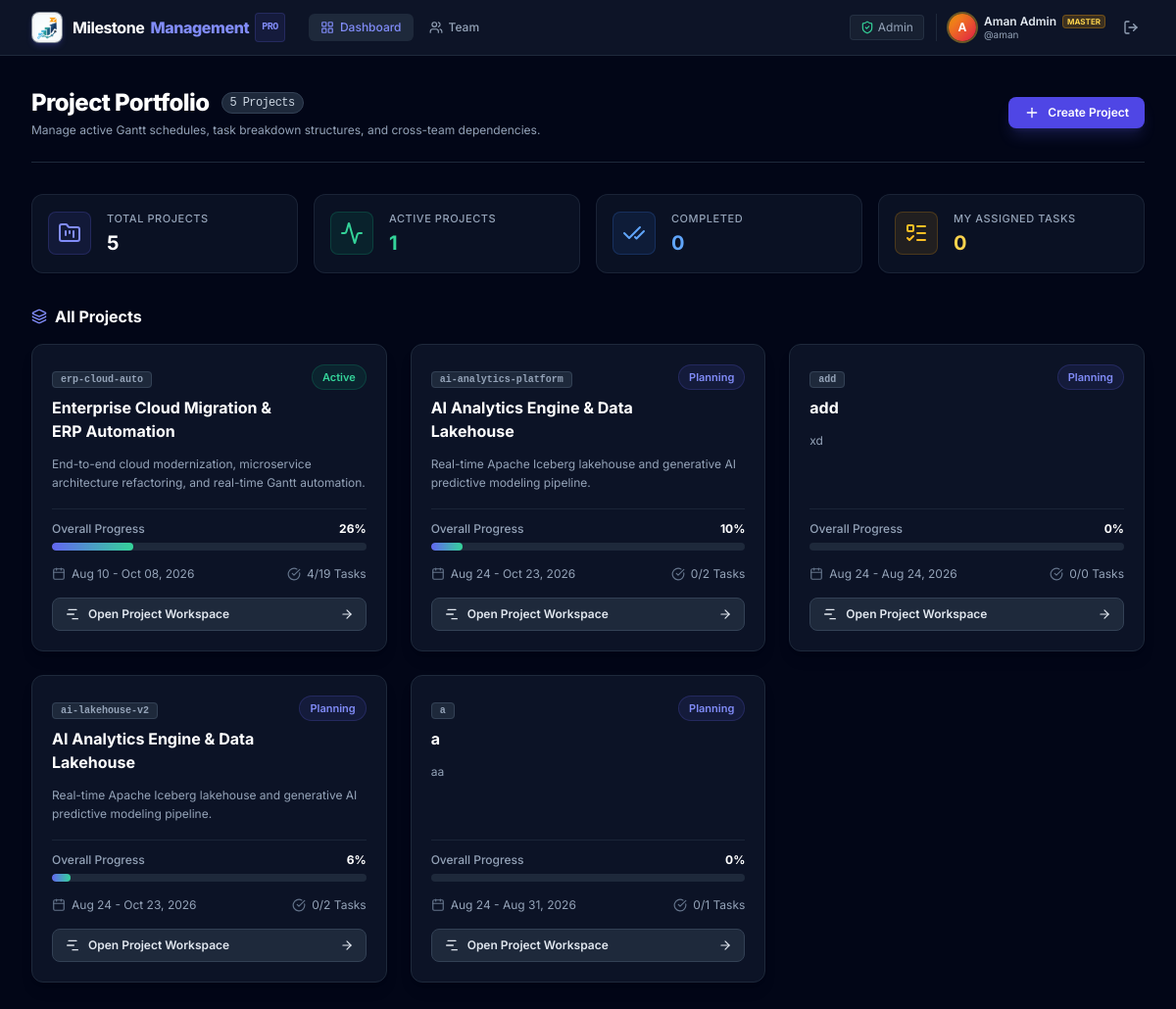
Before: / (signed in) with the older database file.
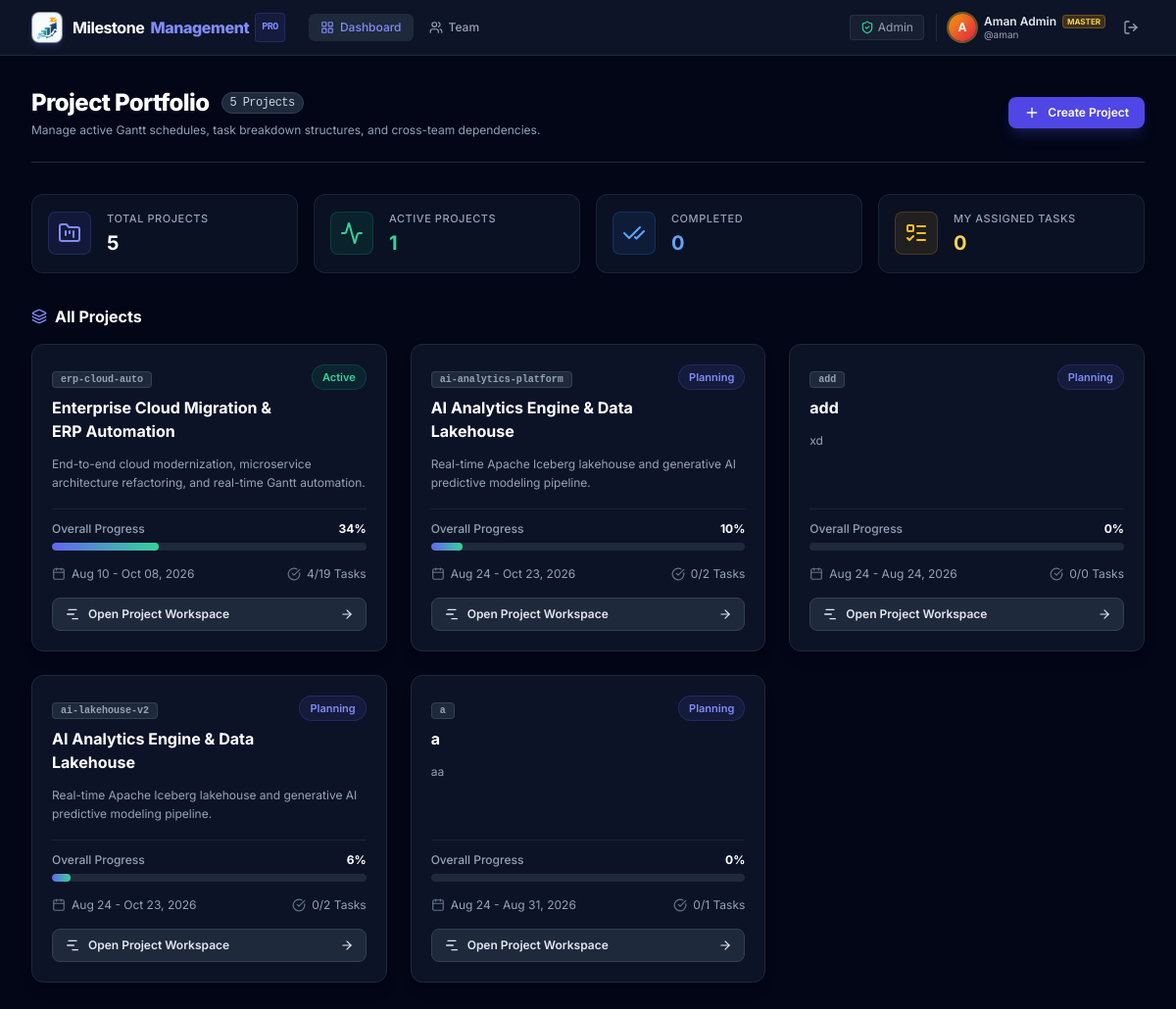
After: the same page with the newer database file.
### projects/models.py (models this page shows, shortened)
class Project(models.Model):
    name = models.CharField(max_length=255, db_index=True)
    code = models.SlugField(max_length=64, unique=True, db_index=True)
    description = models.TextField(blank=True, default='')
    start_date = models.DateField(default=timezone.now)
    end_date = models.DateField(default=timezone.now)
    status = models.CharField(
        max_length=20,
        choices=ProjectStatus.choices,
        default=ProjectStatus.PLANNING,
        db_index=True
    )
    owner = models.ForeignKey(
        User,
        on_delete=models.PROTECT,
        related_name='owned_projects',
        default=get_default_master_user_id
    )
    exclude_weekends = models.BooleanField(default=False, help_text="Exclude weekends in duration calculations")
    baseline_saved_at = models.DateTimeField(null=True, blank=True)
    budget = models.DecimalField(max_digits=14, decimal_places=2, default=0.00, help_text="Total authorized budget in INR (₹)")
    created_at = models.DateTimeField(auto_now_add=True)
    updated_at = models.DateTimeField(auto_now=True)
    class Meta:
        ordering = ['-updated_at']
        indexes = [
            models.Index(fields=['status', 'start_date']),
        ]
    @property
    def progress(self):
        root_tasks = self.tasks.filter(parent_task__isnull=True)
        if not root_tasks.exists():
            return 0
        total_duration = sum(t.duration_days for t in root_tasks)
        if total_duration > 0:
            weighted_sum = sum(t.progress * t.duration_days for t in root_tasks)
            return round(weighted_sum / total_duration)
        return round(sum(t.progress for t in root_tasks) / root_tasks.count())
    @property
    def total_tasks_count(self):
        return self.tasks.count()
    @property
    def completed_tasks_count(self):
        return self.tasks.filter(status=TaskStatus.COMPLETE).count()

class Task(models.Model):
    project = models.ForeignKey(
        Project,
        on_delete=models.CASCADE,
        related_name='tasks'
    )
    parent_task = models.ForeignKey(
        'self',
        on_delete=models.CASCADE,
        null=True,
        blank=True,
        related_name='subtasks'
    )
    name = models.CharField(max_length=255, db_index=True)
    description = models.TextField(blank=True, default='')
    start_date = models.DateField(default=timezone.now)
    end_date = models.DateField(default=timezone.now)
    duration_days = models.PositiveIntegerField(default=1)
    progress = models.PositiveSmallIntegerField(default=0)  # 0 to 100
    status = models.CharField(
        max_length=20,
        choices=TaskStatus.choices,
        default=TaskStatus.NOT_STARTED,
        db_index=True
    )
    priority = models.CharField(
        max_length=20,
        choices=TaskPriority.choices,
        default=TaskPriority.MEDIUM,
        db_index=True
    )
    is_milestone = models.BooleanField(default=False)
    assignee = models.ForeignKey(
        User,
        on_delete=models.SET_NULL,
        null=True,
        blank=True,
        related_name='assigned_tasks'
    )
    sort_order = models.PositiveIntegerField(default=0, db_index=True)
    baseline_start_date = models.DateField(null=True, blank=True)
    baseline_end_date = models.DateField(null=True, blank=True)
    baseline_duration_days = models.PositiveIntegerField(null=True, blank=True)
    is_critical = models.BooleanField(default=False, db_index=True)
    total_float_days = models.IntegerField(default=0)
    early_start = models.DateField(null=True, blank=True)
    early_finish = models.DateField(null=True, blank=True)
    late_start = models.DateField(null=True, blank=True)
    late_finish = models.DateField(null=True, blank=True)
    estimated_cost = models.DecimalField(max_digits=14, decimal_places=2, default=0.00, help_text="Estimated cost in INR (₹)")
    actual_cost = models.DecimalField(max_digits=14, decimal_places=2, default=0.00, help_text="Realized cost in INR (₹)")
    estimated_hours = models.PositiveIntegerField(default=0, help_text="Estimated effort in man-hours")
    actual_hours = models.PositiveIntegerField(default=0, help_text="Realized effort in man-hours")
    created_at = models.DateTimeField(auto_now_add=True)
    updated_at = models.DateTimeField(auto_now=True)
    class Meta:
        ordering = ['sort_order', 'start_date', 'id']
        indexes = [
            models.Index(fields=['project', 'parent_task', 'sort_order']),
            models.Index(fields=['project', 'status']),
            models.Index(fields=['project', 'start_date', 'end_date']),
            models.Index(fields=['project', 'is_critical']),
        ]

### projects/views.py (the view)
# urls.py: path('', views.dashboard_view, name='dashboard'),
@login_required
def dashboard_view(request):
    projects = Project.objects.all().select_related('owner').prefetch_related('tasks').order_by('-updated_at')
    total_projects = projects.count()
    active_projects = projects.filter(status=ProjectStatus.ACTIVE).count()
    completed_projects = projects.filter(status=ProjectStatus.COMPLETED).count()
    my_tasks = Task.objects.filter(
        assignee=request.user
    ).select_related('project').order_by('end_date')[:10]
    all_users = User.objects.filter(is_active=True).exclude(username='aman').order_by('username')
    context = {
        'projects': projects,
        'total_projects': total_projects,
        'active_projects': active_projects,
        'completed_projects': completed_projects,
        'my_tasks': my_tasks,
        'all_users': all_users,
        'project_statuses': ProjectStatus.choices,
    }
    return render(request, 'projects/dashboard.html', context)

### templates/projects/dashboard.html (shortened to what the changed rows need)
{% extends 'base.html' %}
{% block content %}
<div class="flex-1 overflow-y-auto bg-slate-950 px-4 sm:px-6 lg:px-8 py-8" x-data="{ showNewModal: false }">
    <div class="max-w-7xl mx-auto space-y-8">
        <div class="flex flex-col sm:flex-row sm:items-center justify-between gap-4 pb-6 border-b border-slate-800">
            <div>
                <h1 class="text-2xl font-extrabold text-white tracking-tight flex items-center gap-3">
                    <span>Project Portfolio</span>
                    <span class="text-xs font-mono font-medium px-2 py-0.5 rounded-full bg-slate-800 border border-slate-700 text-slate-300">
                        {{ total_projects }} Projects
                    </span>
                </h1>
            </div>
        </div>
        <div>
            <div class="flex items-center justify-between mb-4">
                <h2 class="text-base font-bold text-white flex items-center gap-2">
                    <i data-lucide="layers" class="w-4 h-4 text-brand-400"></i>
                    All Projects
                </h2>
            </div>
            {% if projects %}
            <div class="grid grid-cols-1 md:grid-cols-2 lg:grid-cols-3 gap-6">
                {% for p in projects %}
                <div class="group bg-slate-900/80 hover:bg-slate-850 border border-slate-800 hover:border-brand-500/50 rounded-xl p-5 shadow-lg transition-all duration-200 flex flex-col justify-between">
                    <div>
                        <div class="flex items-start justify-between gap-3 mb-3">
                            <div>
                                <span class="text-[10px] font-mono font-semibold px-2 py-0.5 rounded bg-slate-800 border border-slate-700 text-slate-400">
                                    {{ p.code }}
                                </span>
                                <h3 class="text-base font-bold text-white mt-2 group-hover:text-brand-300 transition-colors">
                                    {{ p.name }}
                                </h3>
                            </div>
                            <span class="text-[11px] font-semibold px-2.5 py-1 rounded-full shrink-0
                                {% if p.status == 'ACTIVE' %}bg-emerald-500/10 text-emerald-400 border border-emerald-500/20
                                {% elif p.status == 'PLANNING' %}bg-indigo-500/10 text-indigo-400 border border-indigo-500/20
                                {% elif p.status == 'ON_HOLD' %}bg-amber-500/10 text-amber-400 border border-amber-500/20
                                {% else %}bg-blue-500/10 text-blue-400 border border-blue-500/20{% endif %}">
                                {{ p.get_status_display }}
                            </span>
                        </div>
                        <p class="text-xs text-slate-400 line-clamp-2 mb-4 leading-relaxed">
                            {{ p.description|default:"No description provided." }}
                        </p>
                    </div>
                    <div class="space-y-4 pt-3 border-t border-slate-800/80">
                        <div>
                            <div class="flex items-center justify-between text-xs mb-1.5 font-medium">
                                <span class="text-slate-400">Overall Progress</span>
                                <span class="text-white font-bold">{{ p.progress }}%</span>
                            </div>
                            <div class="w-full bg-slate-800 rounded-full h-2 overflow-hidden">
                                <div class="bg-gradient-to-r from-brand-500 to-emerald-400 h-2 rounded-full transition-all duration-500"
                                     style="width: {{ p.progress }}%"></div>
                            </div>
                        </div>
                        <div class="flex items-center justify-between text-xs text-slate-400">
                            <div class="flex items-center gap-1.5">
                                <i data-lucide="calendar" class="w-3.5 h-3.5 text-slate-500"></i>
                                <span>{{ p.start_date|date:"M d" }} - {{ p.end_date|date:"M d, Y" }}</span>
                            </div>
                            <div class="flex items-center gap-1.5">
                                <i data-lucide="check-circle" class="w-3.5 h-3.5 text-slate-500"></i>
                                <span>{{ p.completed_tasks_count }}/{{ p.total_tasks_count }} Tasks</span>
                            </div>
                        </div>
                        <a href="{% url 'project_gantt' code=p.code %}"
                           class="w-full flex items-center justify-center gap-2 py-2 px-3 rounded-lg bg-slate-800 hover:bg-brand-600 text-slate-200 hover:text-white text-xs font-semibold transition-all border border-slate-700 hover:border-brand-500">
                            <i data-lucide="gantt-chart" class="w-4 h-4"></i>
                            <span>Open Project Workspace</span>
                            <i data-lucide="arrow-right" class="w-3.5 h-3.5 ml-auto"></i>
                        </a>
                    </div>
                </div>
                {% endfor %}
            </div>
            {% endif %}
        </div>
    </div>
</div>
{% endblock %}

Changed rows visible on the page:
changed Project "Enterprise Cloud Migration & ERP Automation": progress "26" → "34"; {{ p.progress }} 26 → 34 (drawn)
